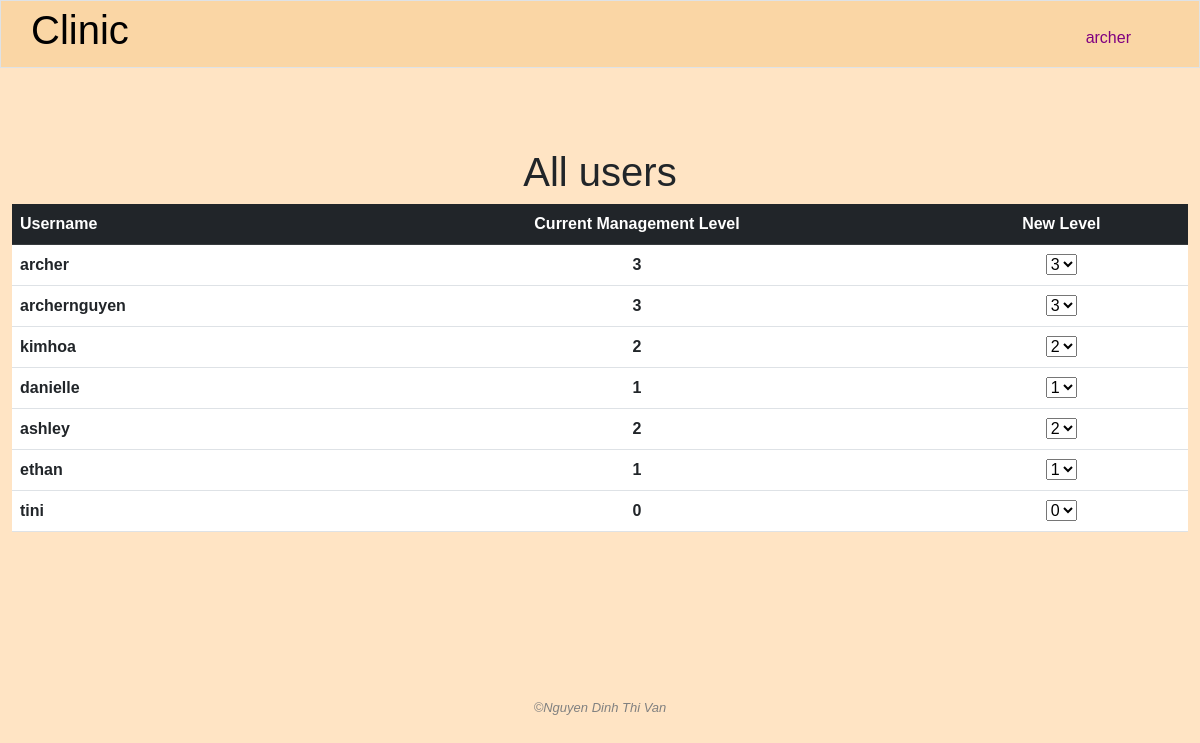
/authorize (signed in), run on the app's committed database.
### clinic/models.py (models this page shows)
class User(AbstractUser):
    class Level(models.IntegerChoices):
        GUEST = 0
        LOW = 1
        MIDDLE = 2
        TOP = 3
    management_right_level = models.IntegerField(choices=Level.choices, blank=True, null=True)

### clinic/views.py (the view)
# urls.py: path('authorize', views.authorize, name='authorize'),
@login_required
@csrf_exempt
def authorize(request):
    if request.method == 'POST':
        if 'modify_user_right' not in user_right(request.user.management_right_level):
            return JsonResponse({'error': "You do not have rights to change user's level"}, status=400)
        data = json.loads(request.body)
        if data.get('new_level') is not None and data.get('chosen_user_id') is not None:
            user = User.objects.get(pk=data['chosen_user_id'])
            user.management_right_level = data['new_level']
            user.save()
            return JsonResponse({'message': 'Level changed'})
        else:
            return JsonResponse({'message': 'Nothing changed'})
    else:
        if 'read_user_right' not in user_right(request.user.management_right_level):
            request.session['nay_message'] = "You don't have the right to visit this page"
            return HttpResponseRedirect(reverse('index'))
        modify_right = 'modify_user_right' in user_right(request.user.management_right_level)
        data_users = User.objects.all()
        return render(request, "clinic/authorize.html", {
            "data_users": data_users,
            "levels": [1, 2, 3],
            "modify_right": modify_right
        })

### clinic/templates/clinic/authorize.html (shortened to what this page needs)
{% extends "clinic/layout.html" %}
{% load static %}
{% block main %}
    <h1 class="text-center">
        All users
    </h1>
    <div class="container-fluid">
        <table class="table table-hover">
            <thead class="table-dark">
                <tr>
                    <th style="text-align: start;">Username</th>
                    <th style="text-align: center">Current Management Level</th>
                    <th style="text-align: center;">New Level</th>
                </tr>
            </thead>
            <tbody>
                {% for user in data_users %}
                    <tr class="user-info" id="user{{ user.id }}">
                        <td>
                            <strong>{{ user.username }}</strong>
                        </td>
                        <td style="text-align: center;">
                            <strong class="current-level">{{ user.management_right_level }}</strong>
                        </td>
                        <td style="text-align: center;">
                            <select class="level">
                                <option selected value="{{ user.management_right_level }}">{{ user.management_right_level }}</option>
                            </select>
                        </td>
                    </tr>
                {% endfor %}
            </tbody>
        </table>
    </div>
{% endblock %}

### clinic/templates/clinic/layout.html (shortened to what this page needs)
{% load static %}
<!DOCTYPE html>
<html lang="en">
    <head>
        <link rel="stylesheet" href="https://cdnjs.cloudflare.com/ajax/libs/font-awesome/4.7.0/css/font-awesome.min.css">
        <link rel="stylesheet" href="{% static 'clinic/bootstrap.css' %}">
        <link rel="stylesheet" href="{% static 'clinic/styles.css' %}">
    </head>
    <body>
        {% if user.is_authenticated %}
            <nav class="navbar navbar-expand-lg navbar-custom border" id="pc-nav">
                <a class="navbar-brand" href="{% url 'index' %}"><span><h1>Clinic</h1></span></a>
                <div class="collapse navbar-collapse" id="navbar">
                    <ul class="navbar-nav ms-auto mt-2">
                        <li class="nav-item">
                            <div class="dropdown">
                                <button class="nav-link active" style="color: purple;" type="button" id="dropdownMenuButton2" data-bs-toggle="dropdown" aria-expanded="false">
                                    {{ user.username }}
                                </button>
                            </div>
                        </li>
                    </ul>
                </div>
            </nav>
        {% endif %}
        <main>{% block main %}{% endblock %}</main>
        <footer class="text-center">
            &#169;Nguyen Dinh Thi Van
        </footer>
    </body>
</html>

### clinic/static/clinic/styles.css (style rules this page uses)
body { font-family: sans-serif; }
body { color: auto; background-color: bisque; }
main { min-height: 40vh; }
footer { margin-top: 150px; font-family: sans-serif; font-size: 13px; font-style: italic; color: grey; }
.navbar-custom { padding: 0 60px 0 30px; background: #FAD6A5; margin-bottom: 30px; }
.container-fluid { display: flex; justify-content: center; align-items: center; }
td { padding: .5em; color: orange; }

### data on the page
User: username "archer", management_right_level "3"
User: username "archernguyen", management_right_level "3"
User: username "kimhoa", management_right_level "2"
User: username "danielle", management_right_level "1"
User: username "ashley", management_right_level "2"
User: username "ethan", management_right_level "1"
User: username "tini", management_right_level "0"
